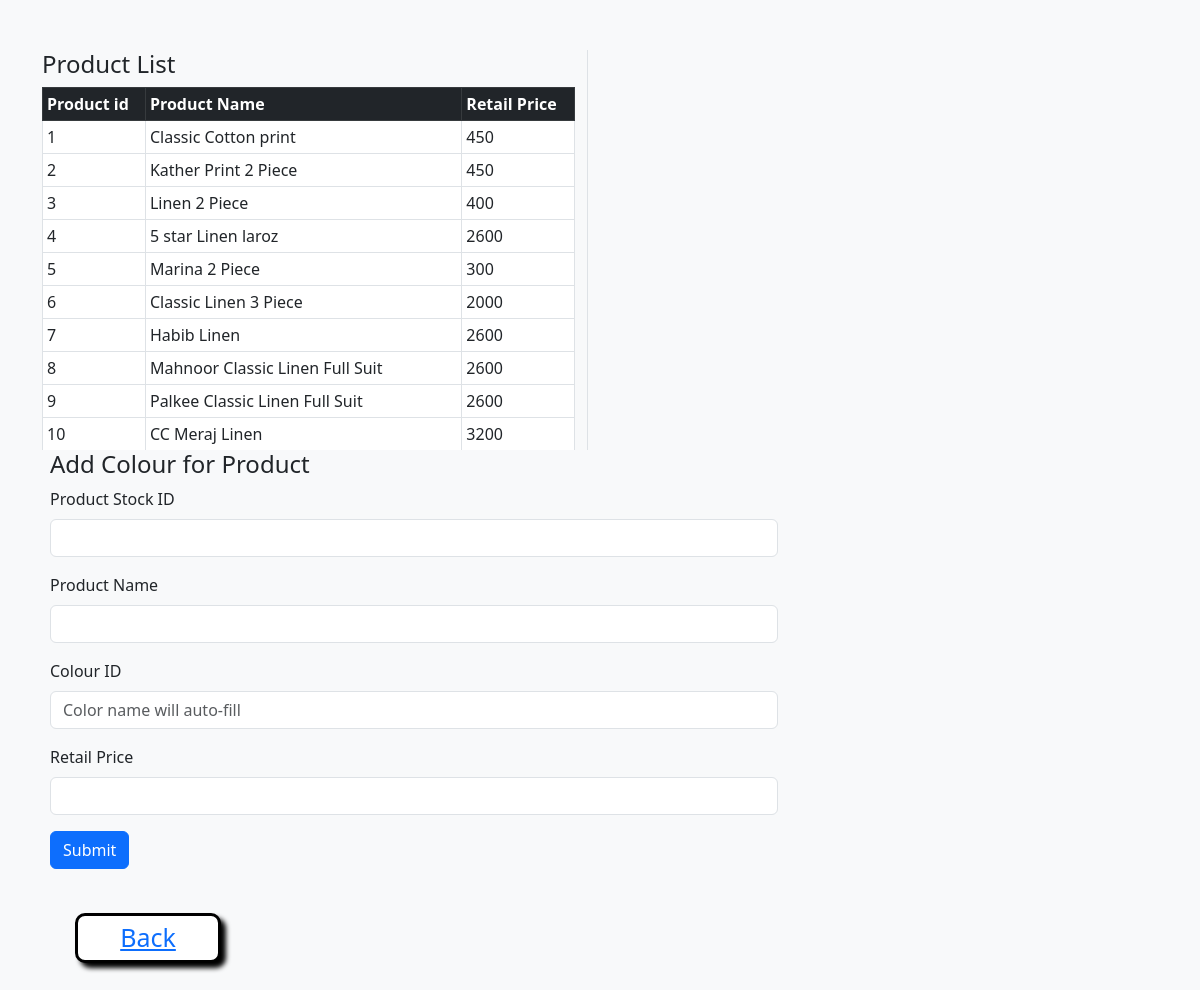
The page /Qrcode.php on the database its author committed.
### tables this page shows
CREATE TABLE `add_stock` (
  `stock_id` int(11) NOT NULL,
  `Product_Name_Male` varchar(255) DEFAULT NULL,
  `Box` varchar(10) DEFAULT NULL,
  `Meter` double(10,2) DEFAULT NULL,
  `Retail_Price` float DEFAULT NULL,
  `Purchase_Price` float DEFAULT NULL,
  `Quantity` int(11) DEFAULT NULL,
  `Gender` varchar(100) DEFAULT NULL,
  `Warehouse_ID` varchar(11) DEFAULT NULL,
  `Place` varchar(255) DEFAULT NULL,
  `Season` varchar(50) DEFAULT NULL,
  `Brand` varchar(255) DEFAULT NULL,
  `Out_of_stock` tinyint(1) DEFAULT NULL,
  `Size` varchar(50) DEFAULT NULL,
  `Category` varchar(255) DEFAULT NULL,
  `Damage_Piece` int(11) DEFAULT NULL,
  `Description` text DEFAULT NULL,
  `supplier_id` int(11) DEFAULT NULL
);

### Qrcode.php (the view, shortened to what this page needs)
<!DOCTYPE html>
<html lang="en">
<head>
    <link href="https://cdn.jsdelivr.net/npm/bootstrap@5.3.0/dist/css/bootstrap.min.css" rel="stylesheet">
</head>
<body>
    <div class="container">
        <div class="row">
            <div class="row">
    <div class="col-md-6 product-list">
        <h4>Product List</h4>
        <table class="table table-bordered table-hover table-sm" style="width: 100%;">
            <thead class="table-dark">
                <tr>
                    <th>Product id</th>
                    <th>Product Name</th>
                    <th>Retail Price</th>
                </tr>
            </thead>
            <tbody>
                <?php
                $servername = "localhost";
                $username = "username";
                $password = "password";
                $dbname = "waqas_cloth_house";
                $conn = new mysqli($servername, $username, $password, $dbname);
                $sql = "SELECT stock_id , Product_Name_Male, Retail_Price FROM add_stock";
                $result = $conn->query($sql);
                if ($result->num_rows > 0) {
                    while ($row = $result->fetch_assoc()) {
    echo "<tr class='product-item' onclick=\"selectProduct('" . htmlspecialchars($row['stock_id']) . "', '" . htmlspecialchars($row['Product_Name_Male']) . "', '" . htmlspecialchars($row['Retail_Price']) . "')\">";
    echo "<td>" . htmlspecialchars($row["stock_id"]) . "</td>";
    echo "<td>" . htmlspecialchars($row["Product_Name_Male"]) . "</td>";
    echo "<td>" . htmlspecialchars($row["Retail_Price"]) . "</td>";
    echo "</tr>";
}
                } else {
                    echo "<tr><td colspan='3'>No products found</td></tr>";
                }
                ?>
            </tbody>
        </table>
    </div>
</div>
            <div class="col-md-8 form-section">
                <h4>Add Colour for Product</h4>
                <form id="productColourForm" method="POST" action="">
    <div class="mb-3">
        <label for="productstockid" class="form-label">Product Stock ID</label>
        <input type="text" class="form-control" id="productstockid" name="product_stock_id" required>
    </div>
    <div class="mb-3">
        <label for="productName" class="form-label">Product Name</label>
        <input type="text" class="form-control" id="productName" name="product_name" required>
    </div>
    <div class="mb-3">
        <label for="colourid" class="form-label">Colour ID</label>
        <input type="text" class="form-control" id="colourid" name="colour_id" required placeholder="Color name will auto-fill">
    </div>
    <div class="mb-3">
        <label for="Retail_Price" class="form-label">Retail Price</label>
        <input type="number" class="form-control" id="Retail_Price" name="Retail_Price">
    </div>
    <button type="submit" class="btn btn-primary" id="submitButton">Submit</button>
</form>
        </div>
    </div>
    <div id="part3">
              <button id="back"><a href="index.php">Back</a></button>
    </div>
</body>
</html>

### Qrcode.php (style rules this page uses)
body { background-color: #f8f9fa; }
.container { margin-top: 50px; }
.product-list { max-height: 400px; overflow-y: auto; border-right: 1px solid #dee2e6; }
.product-item { padding: 10px; cursor: pointer; }
.form-section { padding-left: 20px; }
#part3 { margin-top: 44px; width: 100%; float: left; height: 70px; }
#part3 #back { width: 13%; height: 50px; color: black; background-color: white; margin-left: 3%; border: 3px solid black; border-radius: 10px; box-shadow: 5px 5px 5px black; font-size: 25px; }

### rows shown on the page
add_stock: stock_id "1", Product_Name_Male "Classic Cotton print", Retail_Price "450"
add_stock: stock_id "2", Product_Name_Male "Kather Print 2 Piece", Retail_Price "450"
add_stock: stock_id "3", Product_Name_Male "Linen 2 Piece", Retail_Price "400"
add_stock: stock_id "4", Product_Name_Male "5 star Linen laroz", Retail_Price "2600"
add_stock: stock_id "5", Product_Name_Male "Marina 2 Piece", Retail_Price "300"
add_stock: stock_id "6", Product_Name_Male "Classic Linen 3 Piece", Retail_Price "2000"
add_stock: stock_id "7", Product_Name_Male "Habib Linen", Retail_Price "2600"
add_stock: stock_id "8", Product_Name_Male "Mahnoor Classic Linen Full Suit", Retail_Price "2600"
add_stock: stock_id "9", Product_Name_Male "Palkee Classic Linen Full Suit", Retail_Price "2600"
add_stock: stock_id "10", Product_Name_Male "CC Meraj Linen", Retail_Price "3200"
